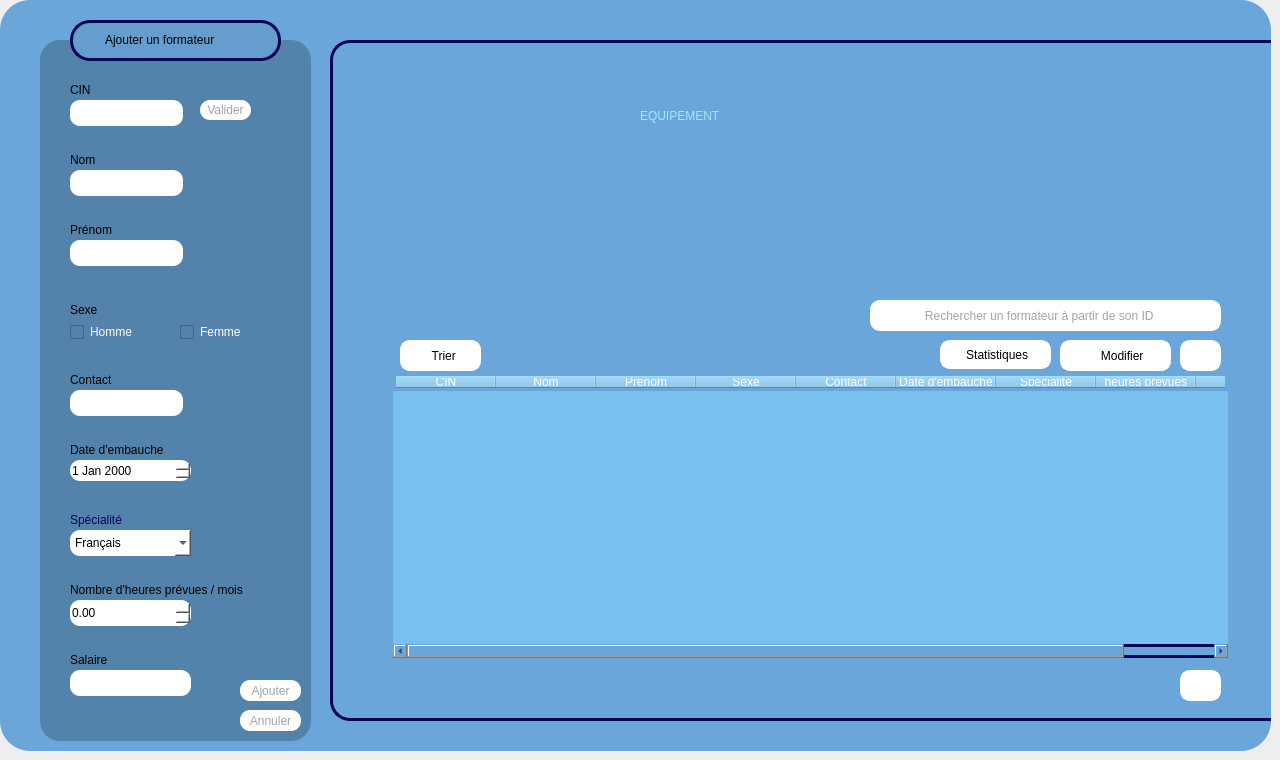
    <widget class="QWidget" name="page_equipement_2">
     <widget class="QWidget" name="Formateur_10" native="true">
      <property name="geometry">
       <rect>
        <x>0</x>
        <y>0</y>
        <width>1271</width>
        <height>751</height>
       </rect>
      </property>
      <property name="maximumSize">
       <size>
        <width>2000</width>
        <height>2000</height>
       </size>
      </property>
      <property name="baseSize">
       <size>
        <width>1000</width>
        <height>1000</height>
       </size>
      </property>
      <property name="mouseTracking">
       <bool>false</bool>
      </property>
      <property name="tabletTracking">
       <bool>false</bool>
      </property>
      <property name="autoFillBackground">
       <bool>false</bool>
      </property>
      <property name="styleSheet">
       <string notr="true">background-color: rgb(106, 166, 218);

border-radius:30px;</string>
      </property>
      <widget class="QFrame" name="frame_35">
       <property name="geometry">
        <rect>
         <x>40</x>
         <y>40</y>
         <width>271</width>
         <height>701</height>
        </rect>
       </property>
       <property name="styleSheet">
        <string notr="true">background-color: rgb(58, 196, 255);
background-color: rgb(83, 130, 171);
border-radius:20px;

</string>
       </property>
       <property name="frameShape">
        <enum>QFrame::Shape::StyledPanel</enum>
       </property>
       <property name="frameShadow">
        <enum>QFrame::Shadow::Raised</enum>
       </property>
       <widget class="QLabel" name="label_specialite_11">
        <property name="geometry">
         <rect>
          <x>30</x>
          <y>470</y>
          <width>111</width>
          <height>20</height>
         </rect>
        </property>
        <property name="styleSheet">
         <string notr="true">color: rgb(4, 4, 87);</string>
        </property>
        <property name="text">
         <string>Spécialité</string>
        </property>
       </widget>
       <widget class="QLineEdit" name="lineEdit_cin_16">
        <property name="geometry">
         <rect>
          <x>30</x>
          <y>60</y>
          <width>113</width>
          <height>26</height>
         </rect>
        </property>
        <property name="styleSheet">
         <string notr="true">background-color: rgb(255, 255, 255);
border-radius:10px;
</string>
        </property>
        <property name="maxLength">
         <number>8</number>
        </property>
       </widget>
       <widget class="QLabel" name="label_contact_29">
        <property name="geometry">
         <rect>
          <x>30</x>
          <y>330</y>
          <width>63</width>
          <height>20</height>
         </rect>
        </property>
        <property name="text">
         <string>Contact</string>
        </property>
       </widget>
       <widget class="QLineEdit" name="lineEdit_contact_12">
        <property name="geometry">
         <rect>
          <x>30</x>
          <y>350</y>
          <width>113</width>
          <height>26</height>
         </rect>
        </property>
        <property name="styleSheet">
         <string notr="true">background-color: rgb(255, 255, 255);
border-radius:10px;</string>
        </property>
       </widget>
       <widget class="QLabel" name="label_prenom_23">
        <property name="geometry">
         <rect>
          <x>30</x>
          <y>180</y>
          <width>63</width>
          <height>20</height>
         </rect>
        </property>
        <property name="text">
         <string>Prénom</string>
        </property>
       </widget>
       <widget class="QLineEdit" name="lineEdit_nom_12">
        <property name="geometry">
         <rect>
          <x>30</x>
          <y>130</y>
          <width>113</width>
          <height>26</height>
         </rect>
        </property>
        <property name="styleSheet">
         <string notr="true">background-color: rgb(255, 255, 255);
border-radius:10px;</string>
        </property>
        <property name="maxLength">
         <number>20</number>
        </property>
       </widget>
       <widget class="QLineEdit" name="lineEdit_prenom_16">
        <property name="geometry">
         <rect>
          <x>30</x>
          <y>200</y>
          <width>113</width>
          <height>26</height>
         </rect>
        </property>
        <property name="styleSheet">
         <string notr="true">background-color: rgb(255, 255, 255);
border-radius:10px;</string>
        </property>
       </widget>
       <widget class="QPushButton" name="pushButton_cin_12">
        <property name="geometry">
         <rect>
          <x>160</x>
          <y>60</y>
          <width>51</width>
          <height>20</height>
         </rect>
        </property>
        <property name="styleSheet">
         <string notr="true">QPushButton{
background-color: rgb(255, 255, 255);
color: rgb(162, 162, 162);
border-radius:10px;
}
QPushButton:hover{
	background-color: rgb(162, 162, 162);
	color: rgb(255, 255, 255);
}



</string>
        </property>
        <property name="text">
         <string>Valider</string>
        </property>
       </widget>
       <widget class="QLabel" name="label_cin_22">
        <property name="geometry">
         <rect>
          <x>30</x>
          <y>40</y>
          <width>31</width>
          <height>20</height>
         </rect>
        </property>
        <property name="text">
         <string>CIN</string>
        </property>
       </widget>
       <widget class="QLabel" name="label_cin_23">
        <property name="geometry">
         <rect>
          <x>30</x>
          <y>110</y>
          <width>41</width>
          <height>20</height>
         </rect>
        </property>
        <property name="text">
         <string>Nom</string>
        </property>
       </widget>
       <widget class="QDoubleSpinBox" name="doubleSpinBox_heureprevue_11">
        <property name="geometry">
         <rect>
          <x>30</x>
          <y>560</y>
          <width>121</width>
          <height>26</height>
         </rect>
        </property>
        <property name="styleSheet">
         <string notr="true">background-color: rgb(255, 255, 255);
border-radius:10px;
</string>
        </property>
       </widget>
       <widget class="QDateEdit" name="dateEdit_embauche_11">
        <property name="geometry">
         <rect>
          <x>30</x>
          <y>420</y>
          <width>121</width>
          <height>21</height>
         </rect>
        </property>
        <property name="styleSheet">
         <string notr="true">background-color: rgb(255, 255, 255);
border-radius:10px;</string>
        </property>
       </widget>
       <widget class="QLabel" name="label_embauhe_25">
        <property name="geometry">
         <rect>
          <x>30</x>
          <y>400</y>
          <width>131</width>
          <height>20</height>
         </rect>
        </property>
        <property name="text">
         <string>Date d'embauche</string>
        </property>
       </widget>
       <widget class="QLabel" name="label_contact_30">
        <property name="geometry">
         <rect>
          <x>30</x>
          <y>540</y>
          <width>191</width>
          <height>20</height>
         </rect>
        </property>
        <property name="text">
         <string>Nombre d'heures prévues / mois</string>
        </property>
       </widget>
       <widget class="QLineEdit" name="lineEdit_remuneration_11">
        <property name="geometry">
         <rect>
          <x>30</x>
          <y>630</y>
          <width>121</width>
          <height>26</height>
         </rect>
        </property>
        <property name="styleSheet">
         <string notr="true">background-color: rgb(255, 255, 255);
border-radius:10px;
</string>
        </property>
        <property name="text">
         <string/>
        </property>
       </widget>
       <widget class="QLabel" name="label_contact_31">
        <property name="geometry">
         <rect>
          <x>30</x>
          <y>610</y>
          <width>191</width>
          <height>20</height>
         </rect>
        </property>
        <property name="text">
         <string>Salaire</string>
        </property>
       </widget>
       <widget class="QCheckBox" name="checkBox_21">
        <property name="geometry">
         <rect>
          <x>30</x>
          <y>280</y>
          <width>91</width>
          <height>24</height>
         </rect>
        </property>
        <property name="styleSheet">
         <string notr="true">background-color: rgb(83, 130, 171);
border-color: rgb(255, 255, 255);
color: rgb(255, 255, 255);</string>
        </property>
        <property name="text">
         <string>Homme</string>
        </property>
       </widget>
       <widget class="QCheckBox" name="checkBox_22">
        <property name="geometry">
         <rect>
          <x>140</x>
          <y>280</y>
          <width>91</width>
          <height>24</height>
         </rect>
        </property>
        <property name="styleSheet">
         <string notr="true">color: rgb(255, 255, 255);</string>
        </property>
        <property name="text">
         <string>Femme</string>
        </property>
       </widget>
       <widget class="QLabel" name="label_prenom_24">
        <property name="geometry">
         <rect>
          <x>30</x>
          <y>260</y>
          <width>63</width>
          <height>20</height>
         </rect>
        </property>
        <property name="text">
         <string>Sexe</string>
        </property>
       </widget>
       <widget class="QPushButton" name="pushButton_ANNULER_12">
        <property name="geometry">
         <rect>
          <x>200</x>
          <y>670</y>
          <width>61</width>
          <height>21</height>
         </rect>
        </property>
        <property name="styleSheet">
         <string notr="true">QPushButton{
background-color: rgb(255, 255, 255);
color: rgb(162, 162, 162);
border-radius:10px;
}
QPushButton:hover{
	background-color: rgb(162, 162, 162);
	color: rgb(255, 255, 255);
}



</string>
        </property>
        <property name="text">
         <string>Annuler</string>
        </property>
       </widget>
       <widget class="QPushButton" name="pushButton_AJOUTER_12">
        <property name="geometry">
         <rect>
          <x>200</x>
          <y>640</y>
          <width>61</width>
          <height>21</height>
         </rect>
        </property>
        <property name="styleSheet">
         <string notr="true">QPushButton{
background-color: rgb(255, 255, 255);
color: rgb(162, 162, 162);
border-radius:10px;
}
QPushButton:hover{
	background-color: rgb(162, 162, 162);
	color: rgb(255, 255, 255);
}




</string>
        </property>
        <property name="text">
         <string>Ajouter</string>
        </property>
       </widget>
       <widget class="QComboBox" name="comboBox_9">
        <property name="geometry">
         <rect>
          <x>30</x>
          <y>490</y>
          <width>121</width>
          <height>26</height>
         </rect>
        </property>
        <property name="styleSheet">
         <string notr="true">background-color: rgb(255, 255, 255);
border-radius:10px;</string>
        </property>
        <item>
         <property name="text">
          <string>Français</string>
         </property>
        </item>
        <item>
         <property name="text">
          <string>Anglais</string>
         </property>
        </item>
        <item>
         <property name="text">
          <string>Science</string>
         </property>
        </item>
        <item>
         <property name="text">
          <string>Physique</string>
         </property>
        </item>
        <item>
         <property name="text">
          <string>Arabe</string>
         </property>
        </item>
       </widget>
       <widget class="QStackedWidget" name="stackedWidget_10">
        <property name="geometry">
         <rect>
          <x>230</x>
          <y>120</y>
          <width>120</width>
          <height>80</height>
         </rect>
        </property>
        <widget class="QWidget" name="page_14"/>
        <widget class="QWidget" name="page_17"/>
       </widget>
      </widget>
      <widget class="QFrame" name="frame_36">
       <property name="geometry">
        <rect>
         <x>70</x>
         <y>20</y>
         <width>211</width>
         <height>41</height>
        </rect>
       </property>
       <property name="styleSheet">
        <string notr="true">background-color: rgb(100, 157, 206);
border: 3px solid #040457;
border-radius:20px;</string>
       </property>
       <property name="frameShape">
        <enum>QFrame::Shape::StyledPanel</enum>
       </property>
       <property name="frameShadow">
        <enum>QFrame::Shadow::Raised</enum>
       </property>
       <widget class="QLabel" name="label_embauhe_26">
        <property name="geometry">
         <rect>
          <x>30</x>
          <y>10</y>
          <width>161</width>
          <height>20</height>
         </rect>
        </property>
        <property name="styleSheet">
         <string notr="true">background-color: rgb(100, 157, 206);
border: 2px solid #649dce;
</string>
        </property>
        <property name="text">
         <string>Ajouter un formateur</string>
        </property>
       </widget>
      </widget>
      <widget class="QFrame" name="frame_37">
       <property name="geometry">
        <rect>
         <x>330</x>
         <y>40</y>
         <width>1001</width>
         <height>681</height>
        </rect>
       </property>
       <property name="styleSheet">
        <string notr="true">border: 3px solid #040457;
border-radius:20px;
</string>
       </property>
       <property name="frameShape">
        <enum>QFrame::Shape::StyledPanel</enum>
       </property>
       <property name="frameShadow">
        <enum>QFrame::Shadow::Raised</enum>
       </property>
       <widget class="QTableWidget" name="tableau_liste_12">
        <property name="geometry">
         <rect>
          <x>60</x>
          <y>330</y>
          <width>841</width>
          <height>291</height>
         </rect>
        </property>
        <property name="styleSheet">
         <string notr="true">background-color: rgb(121, 192, 239);
color: rgb(255, 255, 255);
border: 3px solid #6aa6da;
border-radius: 20px;
</string>
        </property>
        <property name="frameShadow">
         <enum>QFrame::Shadow::Sunken</enum>
        </property>
        <property name="lineWidth">
         <number>-7</number>
        </property>
        <property name="alternatingRowColors">
         <bool>false</bool>
        </property>
        <property name="rowCount">
         <number>0</number>
        </property>
        <property name="columnCount">
         <number>9</number>
        </property>
        <column>
         <property name="text">
          <string>CIN</string>
         </property>
        </column>
        <column>
         <property name="text">
          <string>Nom</string>
         </property>
        </column>
        <column>
         <property name="text">
          <string>Prenom</string>
         </property>
        </column>
        <column>
         <property name="text">
          <string>Sexe</string>
         </property>
        </column>
        <column>
         <property name="text">
          <string>Contact</string>
         </property>
        </column>
        <column>
         <property name="text">
          <string>Date d'embauche</string>
         </property>
        </column>
        <column>
         <property name="text">
          <string>Spécialité</string>
         </property>
        </column>
        <column>
         <property name="text">
          <string>heures prevues</string>
         </property>
        </column>
        <column>
         <property name="text">
          <string/>
         </property>
        </column>
       </widget>
       <widget class="QLineEdit" name="lineEdit_RECHERCHE_12">
        <property name="geometry">
         <rect>
          <x>570</x>
          <y>260</y>
          <width>321</width>
          <height>31</height>
         </rect>
        </property>
        <property name="styleSheet">
         <string notr="true">background-color: rgb(255, 255, 255);
border-radius:10px;
border: 3px solid #ffffff;
color: rgb(162, 162, 162);</string>
        </property>
        <property name="text">
         <string>      Rechercher un formateur à partir de son ID</string>
        </property>
       </widget>
       <widget class="QPushButton" name="pushButton_75">
        <property name="geometry">
         <rect>
          <x>730</x>
          <y>300</y>
          <width>111</width>
          <height>31</height>
         </rect>
        </property>
        <property name="styleSheet">
         <string notr="true">QPushButton{
background-color: rgb(255, 255, 255);
border-radius:10px;
border: 3px solid #ffffff;
}
QPushButton:hover{
	background-color: rgb(220, 220, 220);
	color: rgb(90, 90, 90);

	border-radius:10px;
}
</string>
        </property>
        <property name="text">
         <string>    Modifier</string>
        </property>
       </widget>
       <widget class="QPushButton" name="pushButton_76">
        <property name="geometry">
         <rect>
          <x>850</x>
          <y>300</y>
          <width>41</width>
          <height>31</height>
         </rect>
        </property>
        <property name="styleSheet">
         <string notr="true">QPushButton{
background-color: rgb(255, 255, 255);
border-radius:10px;
border: 3px solid #ffffff;
}
QPushButton:hover{
	background-color: rgb(220, 220, 220);
	color: rgb(90, 90, 90);

	border-radius:10px;
}
</string>
        </property>
        <property name="text">
         <string/>
        </property>
        <property name="icon">
         <iconset>
          <normaloff>:/img/poubelle.png</normaloff>:/img/poubelle.png</iconset>
        </property>
       </widget>
       <widget class="QPushButton" name="pushButton_77">
        <property name="geometry">
         <rect>
          <x>70</x>
          <y>300</y>
          <width>81</width>
          <height>31</height>
         </rect>
        </property>
        <property name="styleSheet">
         <string notr="true">QPushButton{
background-color: rgb(255, 255, 255);
border-radius:10px;
border: 3px solid #ffffff;
}
QPushButton:hover{
	background-color: rgb(220, 220, 220);
	color: rgb(90, 90, 90);

	border-radius:10px;
}
</string>
        </property>
        <property name="text">
         <string>  Trier</string>
        </property>
        <property name="icon">
         <iconset resource="ressources.qrc">
          <normaloff>:/img/trie.png</normaloff>:/img/trie.png</iconset>
        </property>
        <property name="autoRepeatInterval">
         <number>97</number>
        </property>
       </widget>
       <widget class="QPushButton" name="pushButton_78">
        <property name="geometry">
         <rect>
          <x>850</x>
          <y>630</y>
          <width>41</width>
          <height>31</height>
         </rect>
        </property>
        <property name="styleSheet">
         <string notr="true">QPushButton{
background-color: rgb(255, 255, 255);
border-radius:10px;
border: 3px solid #ffffff;
}
QPushButton:hover{
	background-color: rgb(220, 220, 220);
	color: rgb(90, 90, 90);

	border-radius:10px;
}
</string>
        </property>
        <property name="text">
         <string/>
        </property>
        <property name="icon">
         <iconset resource="ressources.qrc">
          <normaloff>:/img/download.png</normaloff>:/img/download.png</iconset>
        </property>
       </widget>
       <widget class="QLabel" name="label_13">
        <property name="geometry">
         <rect>
          <x>310</x>
          <y>50</y>
          <width>331</width>
          <height>51</height>
         </rect>
        </property>
        <property name="styleSheet">
         <string notr="true">background-color: rgb(106, 166, 218);
color: rgb(83, 130, 171);
color: rgb(157, 235, 255);
border: none;
font: 30pt &quot;Rockwell&quot;;</string>
        </property>
        <property name="text">
         <string>EQUIPEMENT</string>
        </property>
       </widget>
       <widget class="QPushButton" name="pushButton_stat_11">
        <property name="geometry">
         <rect>
          <x>610</x>
          <y>300</y>
          <width>111</width>
          <height>29</height>
         </rect>
        </property>
        <property name="styleSheet">
         <string notr="true">QPushButton{
background-color: rgb(255, 255, 255);
border-radius:10px;
border: 3px solid #ffffff;
}
QPushButton:hover{
	background-color: rgb(220, 220, 220);
	color: rgb(90, 90, 90);

	border-radius:10px;
}
</string>
        </property>
        <property name="text">
         <string> Statistiques</string>
        </property>
        <property name="icon">
         <iconset resource="ressources.qrc">
          <normaloff>:/img/stat.png</normaloff>:/img/stat.png</iconset>
        </property>
       </widget>
       <widget class="QPushButton" name="pushButton_79">
        <property name="geometry">
         <rect>
          <x>540</x>
          <y>260</y>
          <width>51</width>
          <height>31</height>
         </rect>
        </property>
        <property name="styleSheet">
         <string notr="true">border:none;
background-color: rgb(255, 255, 255);
border-radius : 10px;
</string>
        </property>
        <property name="text">
         <string/>
        </property>
        <property name="icon">
         <iconset>
          <normaloff>:/img/loupe.png</normaloff>:/img/loupe.png</iconset>
        </property>
       </widget>
      </widget>
     </widget>
    </widget>
